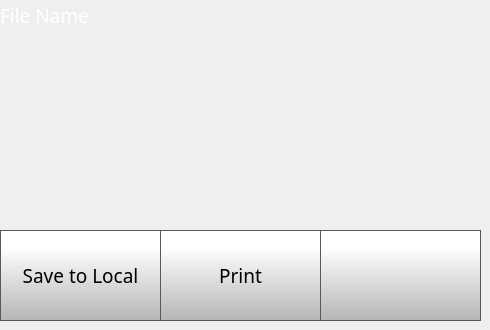
    <widget class="QWidget" name="printSelectedUSBPage">
     <widget class="QToolButton" name="fileSelectedUSBTransferButton">
      <property name="geometry">
       <rect>
        <x>0</x>
        <y>230</y>
        <width>161</width>
        <height>91</height>
       </rect>
      </property>
      <property name="minimumSize">
       <size>
        <width>0</width>
        <height>0</height>
       </size>
      </property>
      <property name="font">
       <font>
        <family>Gotham</family>
        <pointsize>14</pointsize>
       </font>
      </property>
      <property name="styleSheet">
       <string notr="true">QToolButton {
    border: 1px solid rgb(87, 87, 87);
	background-color: qlineargradient(spread:pad, x1:0, y1:1, x2:0, y2:0.188, stop:0 rgba(180, 180, 180, 255), stop:1 rgba(255, 255, 255, 255));
}

QToolButton:pressed {
    background-color: qlineargradient(x1: 0, y1: 0, x2: 0, y2: 1,
                                      stop: 0 #dadbde, stop: 1 #f6f7fa);
}

QToolButton:flat {
    border: none; /* no border for a flat push button */
}

QToolButton:default {
    border-color: navy; /* make the default button prominent */
}</string>
      </property>
      <property name="text">
       <string>Save to Local</string>
      </property>
      <property name="icon">
       <iconset>
        <normaloff>templates/img/icon.png</normaloff>templates/img/icon.png</iconset>
      </property>
      <property name="iconSize">
       <size>
        <width>40</width>
        <height>40</height>
       </size>
      </property>
      <property name="checkable">
       <bool>false</bool>
      </property>
      <property name="toolButtonStyle">
       <enum>Qt::ToolButtonTextUnderIcon</enum>
      </property>
     </widget>
     <widget class="QPushButton" name="fileSelectedUSBBackButton">
      <property name="geometry">
       <rect>
        <x>320</x>
        <y>230</y>
        <width>161</width>
        <height>91</height>
       </rect>
      </property>
      <property name="minimumSize">
       <size>
        <width>0</width>
        <height>0</height>
       </size>
      </property>
      <property name="font">
       <font>
        <family>Gotham Light</family>
        <pointsize>9</pointsize>
       </font>
      </property>
      <property name="styleSheet">
       <string notr="true">QPushButton {
    border: 1px solid rgb(87, 87, 87);

	background-color: qlineargradient(spread:pad, x1:0, y1:1, x2:0, y2:0.188, stop:0 rgba(180, 180, 180, 255), stop:1 rgba(255, 255, 255, 255));
}

QPushButton:pressed {
    background-color: qlineargradient(x1: 0, y1: 0, x2: 0, y2: 1,
                                      stop: 0 #dadbde, stop: 1 #f6f7fa);
}

QPushButton:flat {
    border: none; /* no border for a flat push button */
}

QPushButton:default {
    border-color: navy; /* make the default button prominent */
}</string>
      </property>
      <property name="text">
       <string/>
      </property>
      <property name="icon">
       <iconset>
        <normaloff>templates/img/arrows-4.png</normaloff>templates/img/arrows-4.png</iconset>
      </property>
      <property name="iconSize">
       <size>
        <width>50</width>
        <height>50</height>
       </size>
      </property>
      <property name="checkable">
       <bool>false</bool>
      </property>
      <property name="autoDefault">
       <bool>false</bool>
      </property>
      <property name="default">
       <bool>false</bool>
      </property>
      <property name="flat">
       <bool>false</bool>
      </property>
     </widget>
     <widget class="QLabel" name="fileSelectedUSBName">
      <property name="geometry">
       <rect>
        <x>0</x>
        <y>0</y>
        <width>481</width>
        <height>31</height>
       </rect>
      </property>
      <property name="font">
       <font>
        <family>Gotham Light</family>
        <pointsize>14</pointsize>
        <weight>50</weight>
        <bold>false</bold>
       </font>
      </property>
      <property name="styleSheet">
       <string notr="true">color: rgb(255, 255, 255);
background-color: rgba(255, 255, 255, 0);</string>
      </property>
      <property name="text">
       <string>File Name</string>
      </property>
     </widget>
     <widget class="QToolButton" name="fileSelectedUSBPrintButton">
      <property name="geometry">
       <rect>
        <x>160</x>
        <y>230</y>
        <width>161</width>
        <height>91</height>
       </rect>
      </property>
      <property name="minimumSize">
       <size>
        <width>0</width>
        <height>0</height>
       </size>
      </property>
      <property name="font">
       <font>
        <family>Gotham</family>
        <pointsize>14</pointsize>
       </font>
      </property>
      <property name="styleSheet">
       <string notr="true">QToolButton {
    border: 1px solid rgb(87, 87, 87);
	background-color: qlineargradient(spread:pad, x1:0, y1:1, x2:0, y2:0.188, stop:0 rgba(180, 180, 180, 255), stop:1 rgba(255, 255, 255, 255));
}

QToolButton:pressed {
    background-color: qlineargradient(x1: 0, y1: 0, x2: 0, y2: 1,
                                      stop: 0 #dadbde, stop: 1 #f6f7fa);
}

QToolButton:flat {
    border: none; /* no border for a flat push button */
}

QToolButton:default {
    border-color: navy; /* make the default button prominent */
}</string>
      </property>
      <property name="text">
       <string>Print</string>
      </property>
      <property name="icon">
       <iconset>
        <normaloff>templates/img/printer.png</normaloff>templates/img/printer.png</iconset>
      </property>
      <property name="iconSize">
       <size>
        <width>40</width>
        <height>40</height>
       </size>
      </property>
      <property name="checkable">
       <bool>false</bool>
      </property>
      <property name="toolButtonStyle">
       <enum>Qt::ToolButtonTextUnderIcon</enum>
      </property>
     </widget>
     <widget class="QLabel" name="printPreviewSelectedUSB">
      <property name="geometry">
       <rect>
        <x>140</x>
        <y>20</y>
        <width>210</width>
        <height>210</height>
       </rect>
      </property>
      <property name="styleSheet">
       <string notr="true">background-color: rgba(255, 255, 255, 0);</string>
      </property>
      <property name="text">
       <string/>
      </property>
      <property name="pixmap">
       <pixmap>templates/img/thumbnail.png</pixmap>
      </property>
      <property name="scaledContents">
       <bool>true</bool>
      </property>
     </widget>
    </widget>
